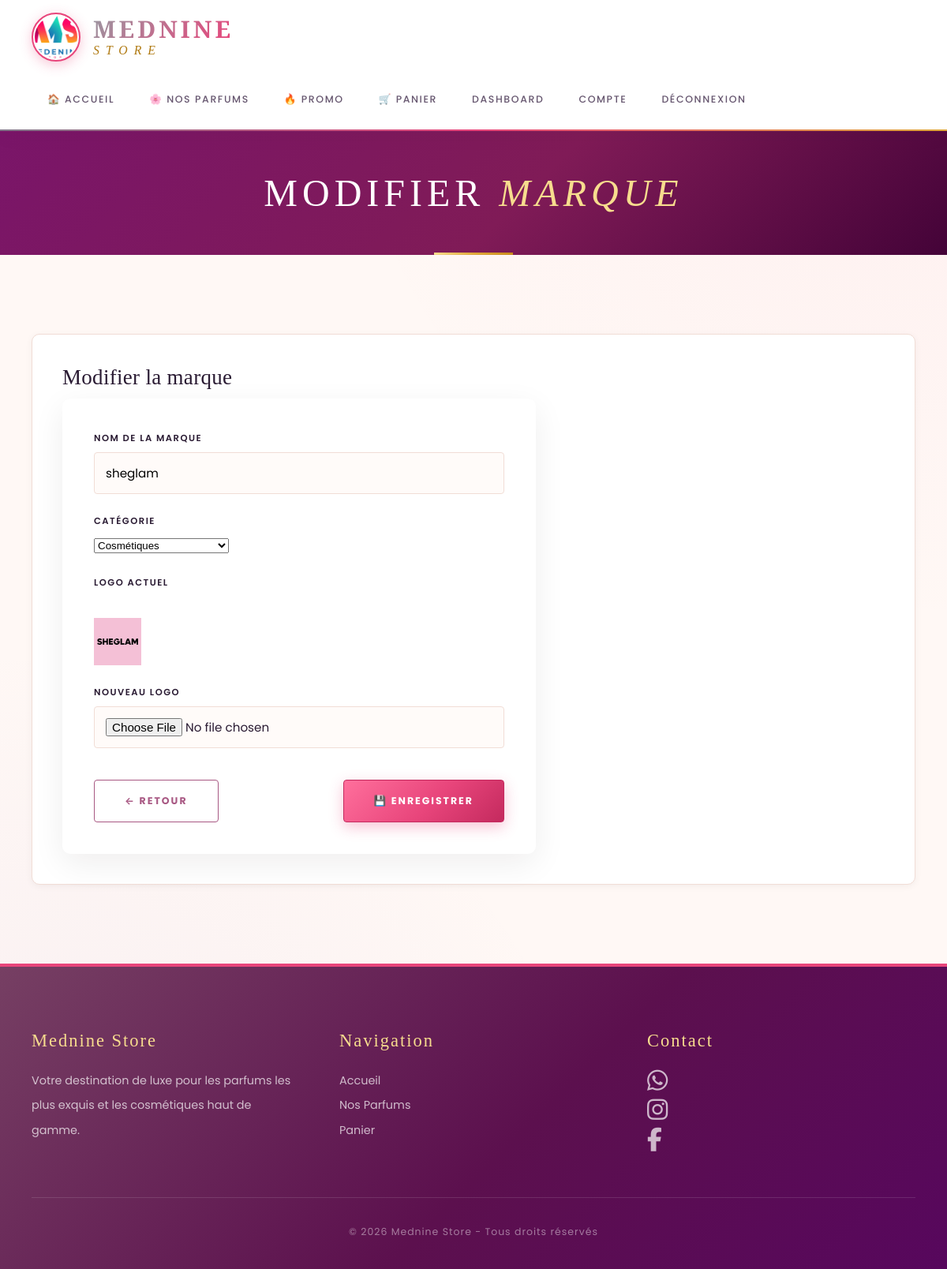
The page /admin/modifier_marque.php?id=21 (signed in) on the database its author committed.
### tables this page shows
CREATE TABLE `marques` (
  `id` int(11) NOT NULL AUTO_INCREMENT,
  `nom` varchar(255) NOT NULL,
  `logo` varchar(255) DEFAULT NULL,
  `categorie_id` int(11) DEFAULT NULL,
  `actif` tinyint(4) DEFAULT 1,
  PRIMARY KEY (`id`)
);

CREATE TABLE `categories` (
  `id` int(11) NOT NULL AUTO_INCREMENT,
  `nom` varchar(100) NOT NULL,
  `parent_id` int(11) DEFAULT NULL,
  `actif` tinyint(4) DEFAULT 1,
  PRIMARY KEY (`id`)
);

### admin/modifier_marque.php (the view, shortened to what this page needs)
<?php
require __DIR__ . '/../includes/db.php';
include __DIR__ . '/../includes/header.php';
$id = isset($_GET['id']) ? (int)$_GET['id'] : 0;
$categories = $conn->query("SELECT id, nom FROM categories ORDER BY nom")->fetchAll(PDO::FETCH_ASSOC);
$stmt = $conn->prepare("SELECT id, nom, categorie_id, logo FROM marques WHERE id = ?");
$stmt->execute([$id]);
$marque = $stmt->fetch(PDO::FETCH_ASSOC);
?>
<section class="page-header">
    <h1>Modifier <span>Marque</span></h1>
</section>
<section class="section">
    <div class="compte-card">
        <h3>Modifier la marque</h3>
        <form method="post" enctype="multipart/form-data" class="admin-form">
            <div class="form-group">
                <label>Nom de la marque</label>
                <input type="text" name="nom" value="<?= htmlspecialchars($marque['nom'] ?? '') ?>" required>
            </div>
            <div class="form-group">
                <label>Catégorie</label>
                <select name="categorie_id" required>
                    <?php foreach ($categories as $c): ?>
                        <option value="<?= (int)$c['id'] ?>" <?= ((int)$marque['categorie_id'] === (int)$c['id']) ? 'selected' : '' ?>>
                            <?= htmlspecialchars($c['nom']) ?>
                        </option>
                    <?php endforeach; ?>
                </select>
            </div>
            <div class="form-group">
                <label>Logo actuel</label><br>
                <?php if (!empty($marque['logo'])): ?>
                    <img src="../img/marques/<?= htmlspecialchars($marque['logo']) ?>" alt="" style="width:60px;height:60px;object-fit:contain;" />
                <?php else: ?>
                    <span>Aucun logo</span>
                <?php endif; ?>
            </div>
            <div class="form-group">
                <label>Nouveau logo</label>
                <input type="file" name="logo" accept="image/*">
            </div>
            <div class="admin-actions">
                <a href="marques.php" class="btn btn-outline">← Retour</a>
                <button type="submit" class="btn">💾 Enregistrer</button>
            </div>
        </form>
    </div>
</section>
<?php include __DIR__ . '/../includes/footer.php'; ?>

### rows shown on the page
marques: nom "sheglam", categorie_id "Cosmétiques", logo (picture)
